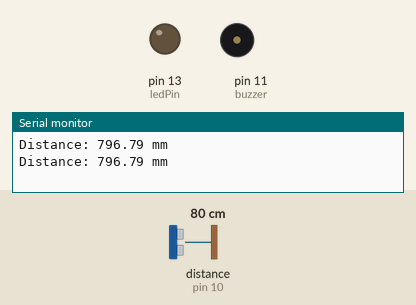
Bench run of a sketch on a simulated Arduino Uno, built with avr-gcc and run on an emulated ATmega328P. Parts: output pins drawn as LEDs (lit = HIGH), buzzer (waves = sounding, pin HIGH), the last lines printed to the serial monitor. Wiring (inferred from the names in the program): ultrasonic range finder: trigger pin 9; echo pin 10. Inputs (shaded band) come from the test bench; at power-on: distance to the obstacle (sensor on pin 10) 80 cm. The echo pulse lasts 58.3 µs per cm; pins used as bus, display or sensor lines are not drawn.

Above: at 1.8 s.
1.9 s: distance to the obstacle (sensor on pin 10) set to 12 cm
4.2 s: distance to the obstacle (sensor on pin 10) set to 9 cm
At 6.9 s:
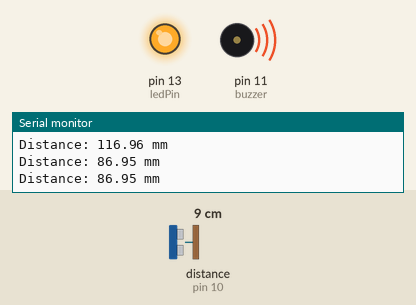
7.5 s: distance to the obstacle (sensor on pin 10) set to 18 cm
At 9.7 s:
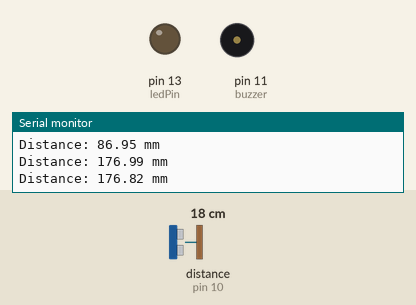
10.5 s: distance to the obstacle (sensor on pin 10) set to 2 cm
At 12.4 s:
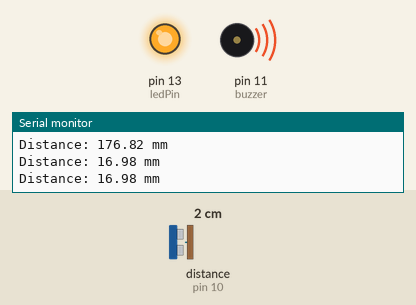
Timing chart, 0 to 13.9 s (numbered marks = the images above; inputs shaded):
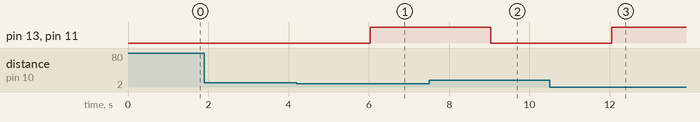

The sketch:

Anonymous.ino
```cpp
int trigPin = 9;
int echoPin = 10;
int buzzer = 11;
int ledPin = 13; // defines variables

float duration;
float distance;
float speedOfSound = 343;

void setup() {
    Serial.begin(9600);
     pinMode(trigPin, OUTPUT); // Sets the trigPin as an Output
     pinMode(echoPin, INPUT); // Sets the echoPin as an Input
     pinMode(buzzer, OUTPUT);
     pinMode(ledPin, OUTPUT);

     }
    void loop() {
      // Clears the trigPin
        digitalWrite(trigPin, LOW);
         delayMicroseconds(2000); // Sets the trigPin on HIGH state for 2000 micro seconds
        digitalWrite(trigPin, HIGH);
         delayMicroseconds(15);
         digitalWrite(trigPin, LOW); // Reads the echoPin, returns the sound wave travel time in microseconds */
        duration = pulseIn(echoPin, HIGH);
     // Calculating the distance
         duration = duration / 1000000.;
    distance = speedOfSound * duration;
    distance = distance / 2;
    distance = distance * 1000;

    // Prints the distance on the Serial Monitor
         Serial.print("Distance: ");
         Serial.print(distance);
         Serial.println(" mm");
         delay(1000);

         if (distance <= 100){
              digitalWrite(buzzer, HIGH);
              digitalWrite(ledPin, HIGH);
            }
        else{  
             digitalWrite(buzzer, LOW);  
            digitalWrite(ledPin, LOW); }
      }
```

Measured:
- the behaviour switches between 11 and 10 cm on distance to the obstacle (sensor on pin 10) (found by bisection; images 0 and 1)
- after the input at 4.2 s, pin 13 (ledPin), pin 11 (buzzer): LOW → HIGH after 1.8 s
- after the input at 7.5 s, pin 13 (ledPin), pin 11 (buzzer): HIGH → LOW after 1.5 s
- after the input at 10.5 s, pin 13 (ledPin), pin 11 (buzzer): LOW → HIGH after 1.6 s
